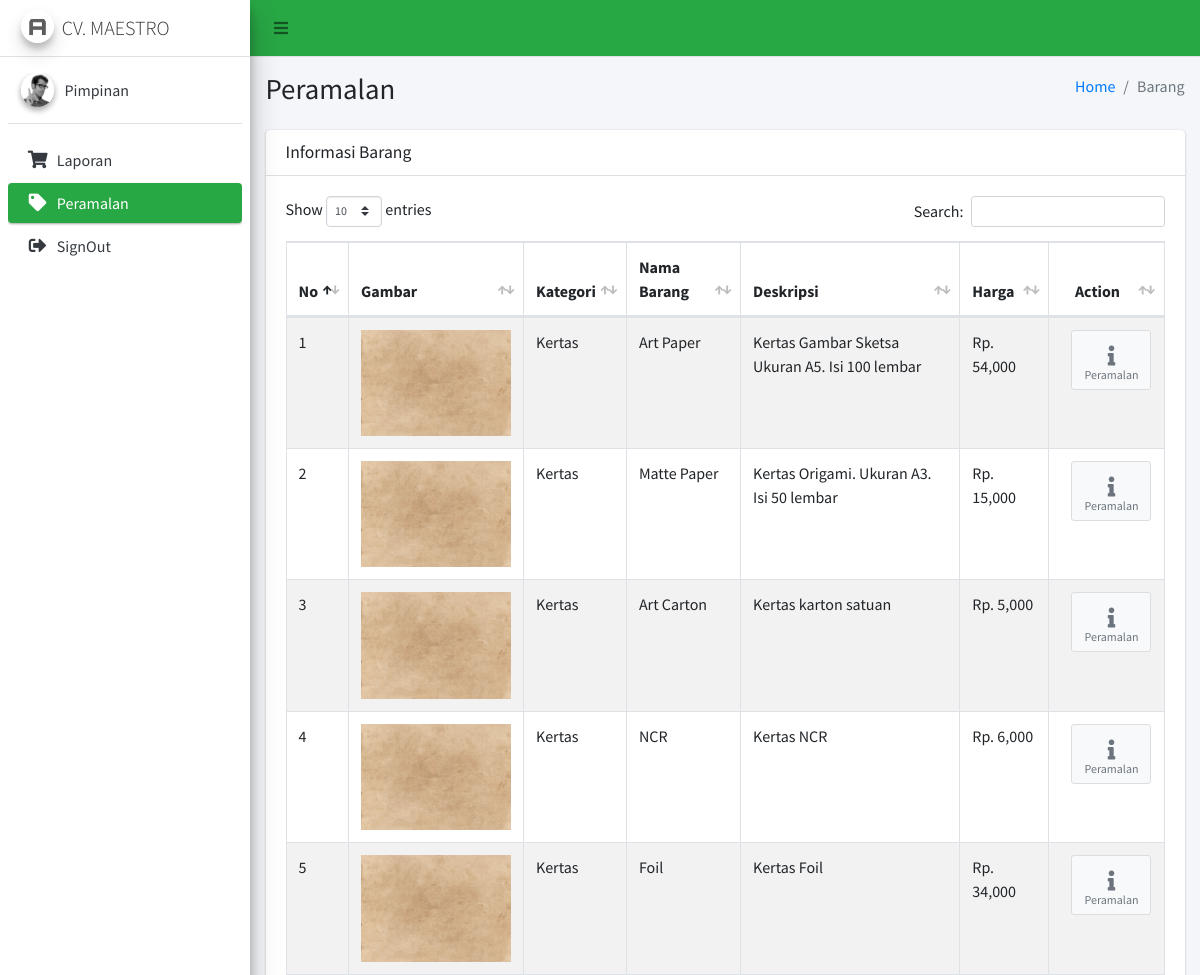
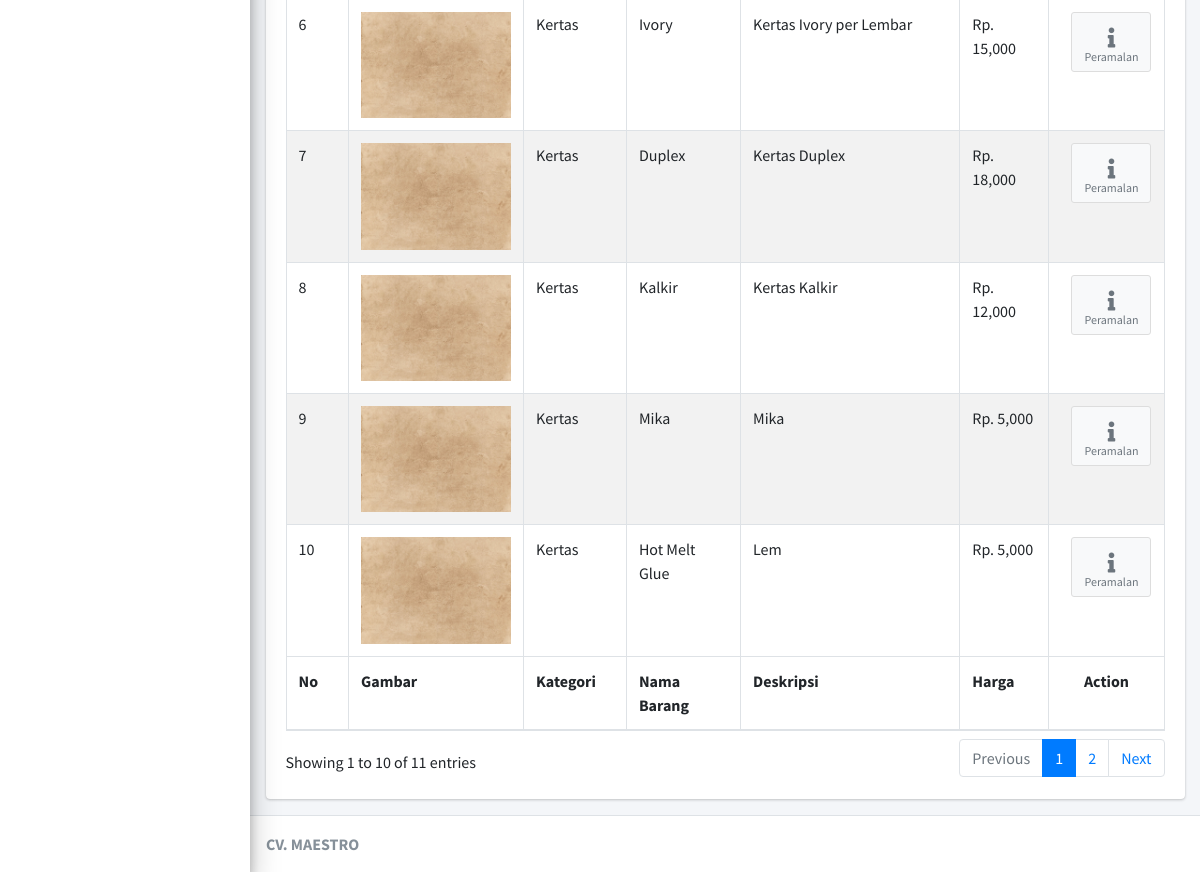
Page /Pimpinan/cPeramalan (signed in) on the committed database (2 pictures, top to bottom).
### tables this page shows
CREATE TABLE `jenis_barang` (
  `id_jenis` int(11) NOT NULL,
  `id_kategori` int(11) NOT NULL,
  `id_supplier` int(11) NOT NULL,
  `nama_barang` varchar(125) NOT NULL,
  `deskripsi` text NOT NULL,
  `harga_supplier` varchar(20) DEFAULT NULL,
  `stok_supplier` int(11) DEFAULT NULL,
  `harga_gudang` varchar(20) DEFAULT NULL,
  `stok_gudang` int(11) DEFAULT NULL,
  `stok_minimal` int(11) NOT NULL,
  `gambar` text NOT NULL,
  `type` int(11) NOT NULL
);

CREATE TABLE `kategori_barang` (
  `id_kategori` int(11) NOT NULL,
  `nama_kategori` varchar(125) NOT NULL
);

### application/controllers/Pimpinan/cPeramalan.php (called while the page is built, shortened)
<?php
class cPeramalan extends CI_Controller
{
	public function __construct()
	{
		$this->load->model('mPeramalan');
	}
	public function index()
	{
		$data = array(
			'barang' => $this->mPeramalan->barang()
		);
		$this->load->view('Pimpinan/Layout/head');
		$this->load->view('Pimpinan/Layout/aside');
		$this->load->view('Pimpinan/vPeramalan', $data);
		$this->load->view('Pimpinan/Layout/footer');
	}
}

### index.php (called while the page is built, shortened)
<?php
require_once BASEPATH.'core/CodeIgniter.php';

### application/models/mPeramalan.php (called while the page is built, shortened)
<?php
class mPeramalan extends CI_Model
{
	public function barang()
	{
		$this->db->select('*');
		$this->db->from('jenis_barang');
		$this->db->join('kategori_barang', 'jenis_barang.id_kategori = kategori_barang.id_kategori', 'left');
		$this->db->where('type=2');
		return $this->db->get()->result();
	}
}

### application/views/Pimpinan/vPeramalan.php (the view, shortened to what this page needs)
<div class="content-wrapper">
	<section class="content-header">
		<div class="container-fluid">
			<div class="row mb-2">
				<div class="col-sm-6">
					<h1>Peramalan</h1>
				</div>
				<div class="col-sm-6">
					<ol class="breadcrumb float-sm-right">
						<li class="breadcrumb-item"><a href="#">Home</a></li>
						<li class="breadcrumb-item active">Barang</li>
					</ol>
				</div>
			</div>
		</div>
	</section>
	<section class="content">
		<div class="container-fluid">
			<div class="row">
				<div class="col-12">
					<div class="card">
						<div class="card-header">
							<h3 class="card-title">Informasi Barang</h3>
						</div>
						<div class="card-body">
							<table id="example1" class="table table-bordered table-striped">
								<thead>
									<tr>
										<th>No</th>
										<th>Gambar</th>
										<th>Kategori</th>
										<th>Nama Barang</th>
										<th>Deskripsi</th>
										<th>Harga</th>
										<th class="text-center">Action</th>
									</tr>
								</thead>
								<tbody>
									<?php
									$no = 1;
									foreach ($barang as $key => $value) {
									?>
										<tr>
											<td><?= $no++ ?></td>
											<td>
												<img style="width: 150px;" src="<?= base_url('asset/foto-produk/' . $value->gambar) ?>">
											</td>
											<td><?= $value->nama_kategori ?></td>
											<td><?= $value->nama_barang ?></td>
											<td><?= $value->deskripsi ?></td>
											<td>Rp. <?= number_format($value->harga_supplier)  ?></td>
											<td class="text-center"> <a href="<?= base_url('Pimpinan/cPeramalan/detail_peramalan/' . $value->id_jenis) ?>" class="btn btn-app">
													<i class="fas fa-info"></i> Peramalan
												</a> </td>
										</tr>
									<?php
									}
									?>
								</tbody>
								<tfoot>
									<tr>
										<th>No</th>
										<th>Gambar</th>
										<th>Kategori</th>
										<th>Nama Barang</th>
										<th>Deskripsi</th>
										<th>Harga</th>
										<th class="text-center">Action</th>
									</tr>
								</tfoot>
							</table>
						</div>
					</div>
				</div>
			</div>
		</div>
	</section>
</div>

### rows in the picture
jenis_barang: gambar (picture), id_kategori.nama_kategori "Kertas", nama_barang "Art Paper", deskripsi "Kertas Gambar Sketsa Ukuran A5. Isi 100 lembar", harga_supplier "54,000"
jenis_barang: gambar (picture), id_kategori.nama_kategori "Kertas", nama_barang "Matte Paper", deskripsi "Kertas Origami. Ukuran A3. Isi 50 lembar", harga_supplier "15,000"
jenis_barang: gambar (picture), id_kategori.nama_kategori "Kertas", nama_barang "Art Carton", deskripsi "Kertas karton satuan", harga_supplier "5,000"
jenis_barang: gambar (picture), id_kategori.nama_kategori "Kertas", nama_barang "NCR", deskripsi "Kertas NCR", harga_supplier "6,000"
jenis_barang: gambar (picture), id_kategori.nama_kategori "Kertas", nama_barang "Foil", deskripsi "Kertas Foil", harga_supplier "34,000"
jenis_barang: gambar (picture), id_kategori.nama_kategori "Kertas", nama_barang "Ivory", deskripsi "Kertas Ivory per Lembar", harga_supplier "15,000"
jenis_barang: gambar (picture), id_kategori.nama_kategori "Kertas", nama_barang "Duplex", deskripsi "Kertas Duplex", harga_supplier "18,000"
jenis_barang: gambar (picture), id_kategori.nama_kategori "Kertas", nama_barang "Kalkir", deskripsi "Kertas Kalkir", harga_supplier "12,000"
jenis_barang: gambar (picture), id_kategori.nama_kategori "Kertas", nama_barang "Mika", deskripsi "Mika", harga_supplier "5,000"
jenis_barang: gambar (picture), id_kategori.nama_kategori "Kertas", nama_barang "Hot Melt Glue", deskripsi "Lem", harga_supplier "5,000"
